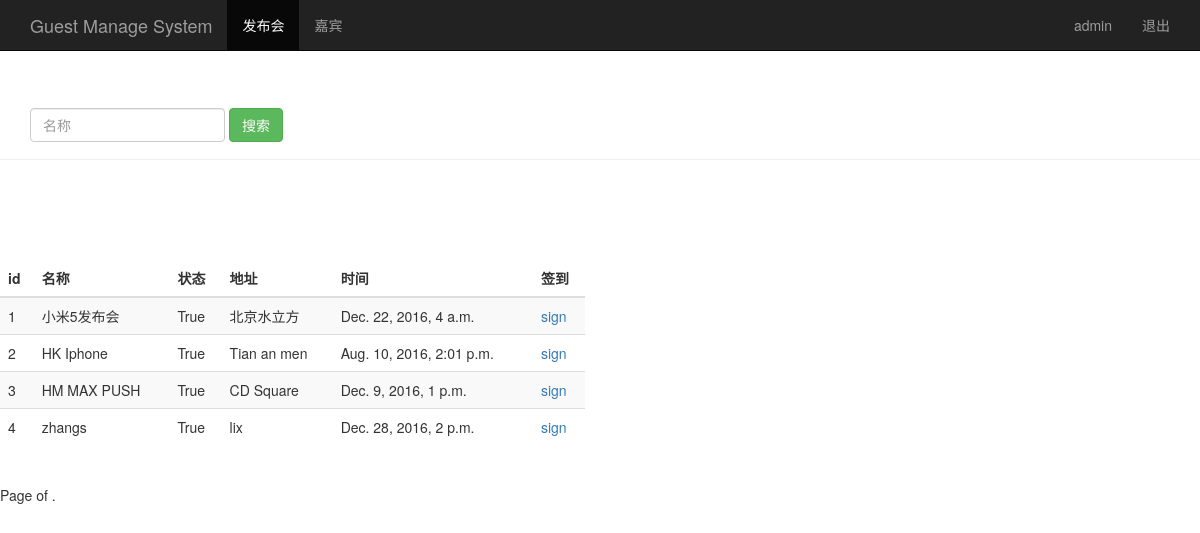
Page /search_name/ (signed in) on the committed database.
### sign/models.py (models this page shows, shortened)
class Event(models.Model):
	name = models.CharField(max_length=100) #发布会标题
	limit = models.IntegerField() #参加人数
	status = models.BooleanField() #状态
	address = models.CharField(max_length=200) #地址
	start_time = models.DateTimeField('event_time') #发布会时间
	creat_time = models.DateTimeField(auto_now=True) #创建时间（自动获取当前时间）

### sign/views.py (the view)
# urls.py: url(r'^search_name/$', views.search_name),
def search_name(request):
	username = request.session.get('user','')
	search_name = request.GET.get('name','')
	event_list = Event.objects.filter(name__contains=search_name)
	return render(request, 'event_manage.html',{'user':username,'events':event_list})

### sign/templates/event_manage.html (shortened to what this page needs)
<!DOCTYPE html>
<html lang="zh-CN">
<head>
    {% load bootstrap3 %}
    {% bootstrap_css %}
</head>
<body>
    <nav class="navbar navbar-inverse navbar-fixed-top">
    	<div class="container">
    		<div class="navbar-header">
    			<a href="/event_manage/" class="navbar-brand"> Guest Manage System</a>
    		</div>
    		<div id='navbar' class="collapse navbar-collapse">
    			<ul class='nav navbar-nav'>
    				<li class="active"><a href="#">发布会</a></li>
    				<li><a href="/guest_manage">嘉宾</a></li>
    			</ul>
    			<ul class="nav navbar-nav navbar-right">
    				<li><a href="#">{{user}}</a></li>
    				<li><a href="/logout/">退出</a></li>
    			</ul>
    		</div>
    	</div>
    </nav>
    <div class='page-header' style="padding-top: 60px;">
    	<div id='navbar' class="navbar-collapse collapse">
    		<form class="navbar-form" method="get" action="/search_name">
    			<div class="form-group">
    				<input type="text" name="name" placeholder="名称" class="form-control">
    			</div>
    			<button type="submit" class="btn btn-success">搜索</button>
    		</form>
    	</div>
    </div>
    <div class="row" style="padding-top: 80px;">
    	<div class="col-md-6">
    		<table class="table table-striped">
    			<thead>
    				<tr>
    					<th>id</th><th>名称</th><th>状态</th><th>地址</th><th>时间</th><th>签到</th>
    				</tr>
    			</thead>
    			<tbody>
    				{% for event in events %}
    					<tr>
    						<td>{{ event.id }}</td>
    						<td>{{ event.name }}</td>
    						<td>{{ event.status }}</td>
    						<td>{{ event.address }}</td>
    						<td>{{ event.start_time }}</td>
                            <td>
                                <a href="/sign_index/{{event.id}}/" target='{{event.id}}_blank'>sign</a>
                            </td>
    					</tr>
    				{% endfor %}
    			</tbody>
    		</table>
    	</div>
    </div>
    <div class='pagination'>
        <span class='step-links'>
                <span class='current'>
                    Page {{events.number}} of {{events.paginator.num_pages}}.
                </span>
        </span>
    </div>
</html>

### rows in the picture
Event: id "1", name "小米5发布会", status "True", address "北京水立方", start_time "Dec. 22, 2016, 4 a.m."
Event: id "2", name "HK Iphone", status "True", address "Tian an men", start_time "Aug. 10, 2016, 2:01 p.m."
Event: id "3", name "HM MAX PUSH", status "True", address "CD Square", start_time "Dec. 9, 2016, 1 p.m."
Event: id "4", name "zhangs", status "True", address "lix", start_time "Dec. 28, 2016, 2 p.m."

### other values in the picture
{{ user }} "admin"
